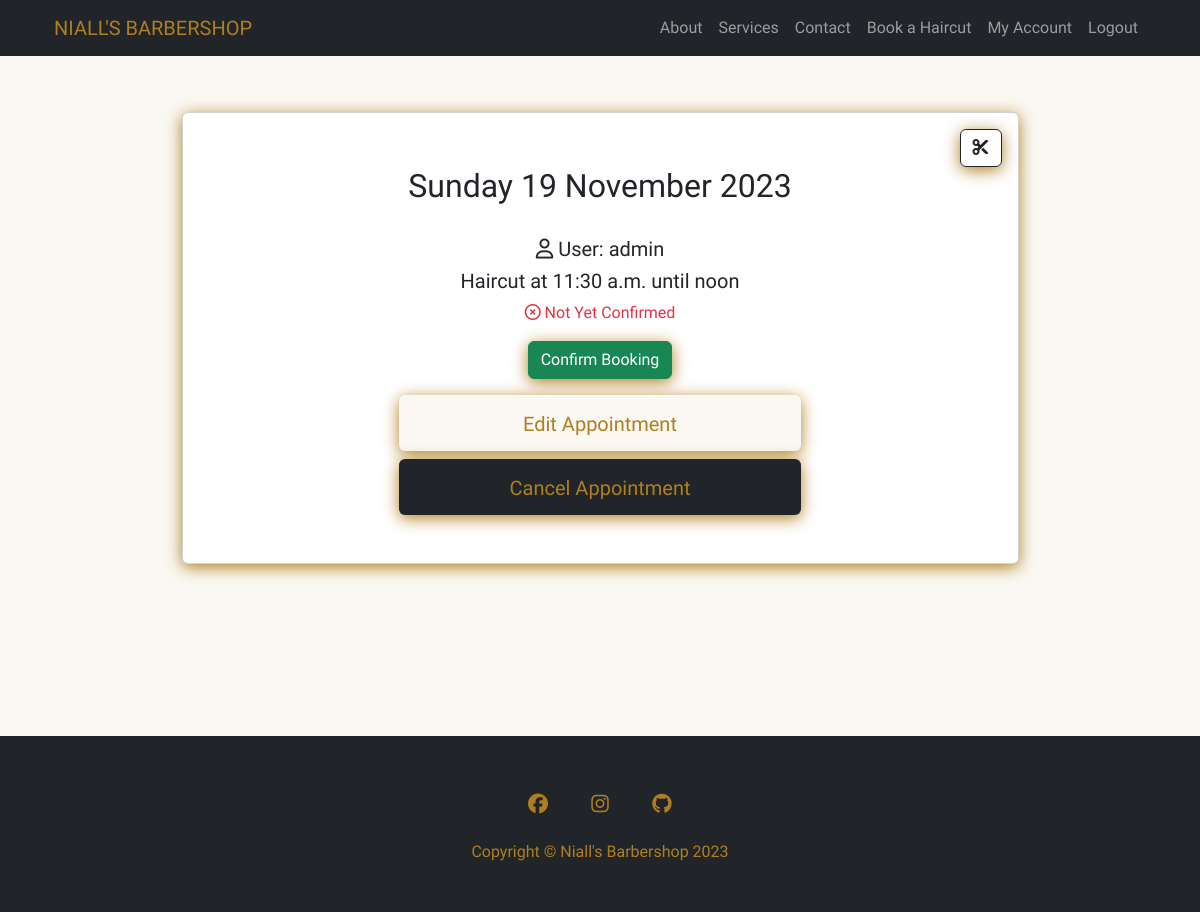
The page /booking/42/ (signed in) on the database its author committed.
### booking_system/models.py (models this page shows, shortened)
class Booking(models.Model):
    username = models.ForeignKey(User, on_delete=models.CASCADE,
                                 related_name='username_booking')
    date_of_booking = models.DateField()
    service_name = models.ForeignKey(Services, on_delete=models.CASCADE,
                                     related_name='service_name_booking')
    start_time = models.TimeField(choices=BOOKING_TIME)
    end_time = models.TimeField(editable=False, blank=True, null=True)
    confirmed = models.BooleanField(default=False)
    message = models.CharField(max_length=500, blank=True)
    class Meta:
        ordering = ['date_of_booking', 'start_time']

class Services(models.Model):
    service_name = models.CharField(max_length=250)
    session_length = models.DurationField()
    cost = models.DecimalField(max_digits=8, decimal_places=2)
    description = models.CharField(max_length=500, blank=True)
    def __str__(self):
        return self.service_name

### booking_system/views.py (the view)
# urls.py: path('booking/<int:pk>/', views.BookingDetailView.as_view(),
class BookingDetailView(LoginRequiredMixin, UserPassesTestMixin, DetailView):
    model = Booking
    def test_func(self):
        booking = self.get_object()
        return (self.request.user == booking.username or
                self.request.user.is_superuser)

### booking_system/templates/booking_system/booking_detail.html (shortened to what this page needs)
{% extends "base.html" %} {% block content %} {% load account %}
<div class="container mt-5">
  <div class="d-flex justify-content-center push-down">
    <div class="card gold-shadow p-3 m-3 text-center w-75 pb-5">
      <div class="d-flex justify-content-end ">
        <a href="{% url 'booking-home' %}" class="btn btn-outline-dark gold-shadow custom-close-btn"><i class="fa-solid fa-scissors"></i></a>
      </div>
      <div>
        <h2 class="text-center">{{ booking.date_of_booking|date:"l j F Y" }}</h2><br>
      </div>
      {% if user.is_superuser %}
      <h5><i class="fa-regular fa-user"></i> User: {{ booking.username }}</h5>
      {% endif %}
      <h5>
        {{ booking.service_name }} at {{ booking.start_time|date:"g:i a" }} until
        {{ booking.end_time }}</h5>
      {% if booking.confirmed %}
        <p class="text-success"><i class="fa-regular fa-circle-check"></i> Booking Confirmed</p>
        {% else %}
        <p class="text-danger"><i class="fa-regular fa-circle-xmark"></i> Not Yet Confirmed</p>
        {% if user.is_superuser %}
        <form method="post" action="{% url 'confirm-booking' pk=object.pk %}">
          <button type="submit" class="btn btn-success mb-3 gold-shadow">Confirm Booking</button>
      </form>        {% endif %}
          {% endif %}
      <div class="d-grid gap-2 col-6 mx-auto">
         <a
          href="{% url 'booking-update' booking.id %}"
          class="btn custom-button-light-gold pt-3"
          type="button"
          ><h5>Edit Appointment</h5></a
        >
        <a
          href="{%  url 'booking-delete' booking.id  %}"
          class="btn custom-button-dark-gold pt-3 light-text"
          type="button"
          ><h5>Cancel Appointment</h5></a
        >
      </div>
    </div>
  </div>
</div>
{% endblock %}

### static/css/style.css (style rules this page uses)
:root { --clr-gold: #af7f1f; --clr-light: #faf8f2; --clr-dark: #212529; }
body { font-family: 'Tenor Sans', sans-serif; background-color: var(--clr-light); }
h1, h2, h3, h4, h5 { font-family: 'Sancreek', serif; }
.light-text { color: var(--clr-light); }
.custom-button-dark-gold { transition: .5s ease-in-out; background-color: var(--clr-dark); color: var(--clr-gold); box-shadow: 0 0.2rem 1rem var(--clr-gold); }
.custom-button-light-gold { transition: .5s ease-in-out; background-color: var(--clr-light); color: var(--clr-gold); box-shadow: 0 0.2rem 1rem var(--clr-gold); }
.custom-close-btn { transition: .5s ease-in-out; }
.gold-shadow { box-shadow: 0 0.2rem 1rem var(--clr-gold); }
.push-down { position: relative; top: 3rem; }

### rows shown on the page
Booking: date_of_booking "Sunday 19 November 2023", username "admin", service_name "Haircut", start_time "11:30 a.m.", end_time "noon"
